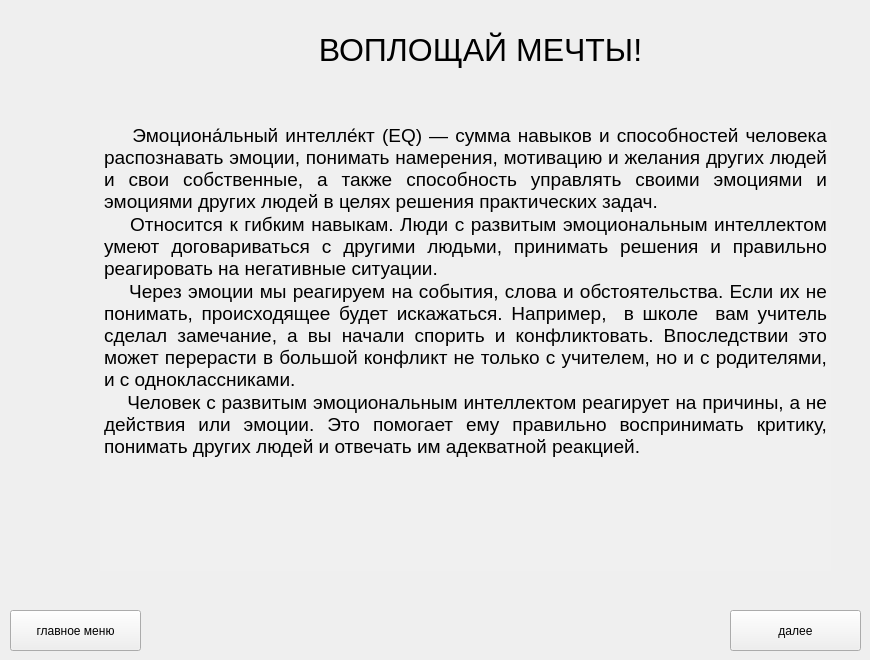
   <widget class="QWidget" name="page_2">
    <widget class="QTextEdit" name="textEdit">
     <property name="enabled">
      <bool>false</bool>
     </property>
     <property name="geometry">
      <rect>
       <x>100</x>
       <y>120</y>
       <width>731</width>
       <height>451</height>
      </rect>
     </property>
     <property name="styleSheet">
      <string notr="true">border:0;
background-color:#f0f0f0;
color:black;</string>
     </property>
     <property name="html">
      <string>&lt;!DOCTYPE HTML PUBLIC &quot;-//W3C//DTD HTML 4.0//EN&quot; &quot;http://www.w3.org/TR/REC-html40/strict.dtd&quot;&gt;
&lt;html&gt;&lt;head&gt;&lt;meta name=&quot;qrichtext&quot; content=&quot;1&quot; /&gt;&lt;style type=&quot;text/css&quot;&gt;
p, li { white-space: pre-wrap; }
&lt;/style&gt;&lt;/head&gt;&lt;body style=&quot; font-family:'Arial'; font-size:11pt; font-weight:400; font-style:normal;&quot;&gt;
&lt;p align=&quot;justify&quot; style=&quot; margin-top:0px; margin-bottom:0px; margin-left:0px; margin-right:0px; -qt-block-indent:0; text-indent:0px;&quot;&gt;&lt;span style=&quot; font-size:14pt;&quot;&gt;    Эмоциона́льный интелле́кт (EQ) — сумма навыков и способностей человека распознавать эмоции, понимать намерения, мотивацию и желания других людей и свои собственные, а также способность управлять своими эмоциями и эмоциями других людей в целях решения практических задач.&lt;/span&gt;&lt;/p&gt;
&lt;p align=&quot;justify&quot; style=&quot; margin-top:0px; margin-bottom:0px; margin-left:0px; margin-right:0px; -qt-block-indent:0; text-indent:0px;&quot;&gt;&lt;span style=&quot; font-size:14pt;&quot;&gt;    Относится к гибким навыкам. Люди с развитым эмоциональным интеллектом умеют договариваться с другими людьми, принимать решения и правильно реагировать на негативные ситуации.&lt;/span&gt;&lt;/p&gt;
&lt;p align=&quot;justify&quot; style=&quot; margin-top:0px; margin-bottom:0px; margin-left:0px; margin-right:0px; -qt-block-indent:0; text-indent:0px;&quot;&gt;&lt;span style=&quot; font-size:14pt;&quot;&gt;    Через эмоции мы реагируем на события, слова и обстоятельства. Если их не понимать, происходящее будет искажаться. Например,  в школе  вам учитель сделал замечание, а вы начали спорить и конфликтовать. Впоследствии это может перерасти в большой конфликт не только с учителем, но и с родителями,  и с одноклассниками.&lt;/span&gt;&lt;/p&gt;
&lt;p align=&quot;justify&quot; style=&quot; margin-top:0px; margin-bottom:0px; margin-left:0px; margin-right:0px; -qt-block-indent:0; text-indent:0px;&quot;&gt;&lt;span style=&quot; font-size:14pt;&quot;&gt;    Человек с развитым эмоциональным интеллектом реагирует на причины, а не действия или эмоции. Это помогает ему правильно воспринимать критику, понимать других людей и отвечать им адекватной реакцией.&lt;/span&gt;&lt;/p&gt;
&lt;p align=&quot;justify&quot; style=&quot;-qt-paragraph-type:empty; margin-top:0px; margin-bottom:0px; margin-left:0px; margin-right:0px; -qt-block-indent:0; text-indent:0px; font-size:12pt;&quot;&gt;&lt;br /&gt;&lt;/p&gt;&lt;/body&gt;&lt;/html&gt;</string>
     </property>
    </widget>
    <widget class="QPushButton" name="pushButton_3">
     <property name="geometry">
      <rect>
       <x>730</x>
       <y>610</y>
       <width>131</width>
       <height>41</height>
      </rect>
     </property>
     <property name="text">
      <string>далее</string>
     </property>
    </widget>
    <widget class="QPushButton" name="pushButton_4">
     <property name="geometry">
      <rect>
       <x>10</x>
       <y>610</y>
       <width>131</width>
       <height>41</height>
      </rect>
     </property>
     <property name="text">
      <string>главное меню</string>
     </property>
    </widget>
    <widget class="QLabel" name="label_4">
     <property name="geometry">
      <rect>
       <x>180</x>
       <y>30</y>
       <width>601</width>
       <height>41</height>
      </rect>
     </property>
     <property name="styleSheet">
      <string notr="true">font-family:Arial;
font-size:24pt;</string>
     </property>
     <property name="text">
      <string>&lt;html&gt;&lt;head/&gt;&lt;body&gt;&lt;p align=&quot;center&quot;&gt;ВОПЛОЩАЙ МЕЧТЫ!&lt;/p&gt;&lt;/body&gt;&lt;/html&gt;</string>
     </property>
    </widget>
   </widget>
